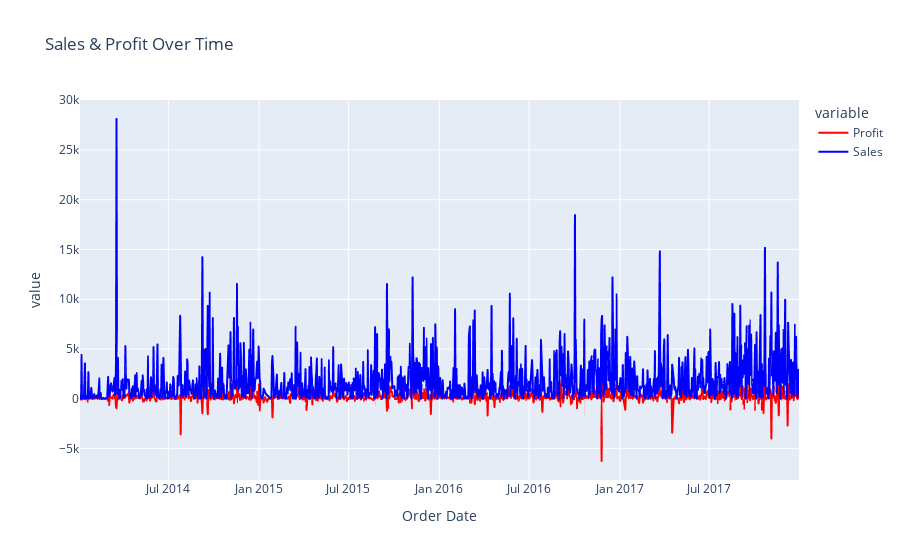

Here is the notebook cell this chart was saved with:
### Markdown cell above
## 6. Temporal Dynamics: Sales & Profit Trends

Business isn't static. By analyzing sales over time, we can identify **seasonality**, **growth trends**, and **anomalous events**. This is critical for financial forecasting and resource planning.

### Code cell
# Aggregate sales and profit by order date
daily_sales = df.groupby('Order Date')[['Profit', 'Sales']].sum().reset_index()

# Create line chart for sales and profit over time
px.line(daily_sales, x='Order Date', y=['Profit', 'Sales'], title='Sales & Profit Over Time', color_discrete_map={'Profit':'red','Sales':'blue'})

### Figure 1 — Plotly figure (JSON) as saved in the notebook; plotly's stock layout.template omitted (floating-point values rounded to 4 significant figures; data arrays with more than 128 entries replaced by an {"elided": "..."} marker saying what was removed)
{"data": [{"hovertemplate": "variable=Profit<br>Order Date=%{x}<br>value=%{y}<extra></extra>", "legendgroup": "Profit", "line": {"color": "red", "dash": "solid"}, "marker": {"symbol": "circle"}, "mode": "lines", "name": "Profit", "showlegend": true, "type": "scattergl", "x": {"elided": "1237 str values"}, "xaxis": "x", "y": {"elided": "1237 float values"}, "yaxis": "y"}, {"hovertemplate": "variable=Sales<br>Order Date=%{x}<br>value=%{y}<extra></extra>", "legendgroup": "Sales", "line": {"color": "blue", "dash": "solid"}, "marker": {"symbol": "circle"}, "mode": "lines", "name": "Sales", "showlegend": true, "type": "scattergl", "x": {"elided": "1237 str values"}, "xaxis": "x", "y": {"elided": "1237 float values"}, "yaxis": "y"}], "layout": {"legend": {"title": {"text": "variable"}, "tracegroupgap": 0}, "title": {"text": "Sales & Profit Over Time"}, "xaxis": {"anchor": "y", "domain": [0, 1], "title": {"text": "Order Date"}}, "yaxis": {"anchor": "x", "domain": [0, 1], "title": {"text": "value"}}}}
